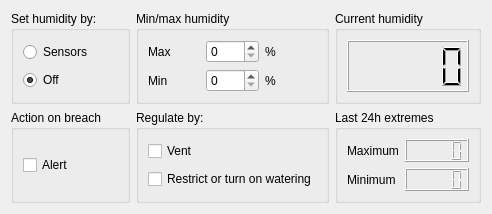
              <widget class="QWidget" name="tab_6">
               <attribute name="title">
                <string>Humidity</string>
               </attribute>
               <layout class="QHBoxLayout" name="horizontalLayout_14">
                <item>
                 <layout class="QGridLayout" name="gridLayout_11">
                  <item row="0" column="1">
                   <widget class="QGroupBox" name="groupBox_13">
                    <property name="title">
                     <string>Min/max humidity</string>
                    </property>
                    <layout class="QHBoxLayout" name="horizontalLayout_16">
                     <item>
                      <layout class="QGridLayout" name="gridLayout_12">
                       <item row="0" column="2">
                        <widget class="QLabel" name="label_18">
                         <property name="text">
                          <string>%</string>
                         </property>
                        </widget>
                       </item>
                       <item row="1" column="2">
                        <widget class="QLabel" name="label_19">
                         <property name="text">
                          <string>%</string>
                         </property>
                        </widget>
                       </item>
                       <item row="0" column="0">
                        <widget class="QLabel" name="label_16">
                         <property name="text">
                          <string>Max</string>
                         </property>
                        </widget>
                       </item>
                       <item row="1" column="0">
                        <widget class="QLabel" name="label_17">
                         <property name="text">
                          <string>Min</string>
                         </property>
                        </widget>
                       </item>
                       <item row="0" column="1">
                        <widget class="QSpinBox" name="humidity_humidity_max"/>
                       </item>
                       <item row="1" column="1">
                        <widget class="QSpinBox" name="humidity_humidity_min"/>
                       </item>
                      </layout>
                     </item>
                    </layout>
                   </widget>
                  </item>
                  <item row="0" column="2">
                   <widget class="QGroupBox" name="groupBox_23">
                    <property name="title">
                     <string>Current humidity</string>
                    </property>
                    <layout class="QHBoxLayout" name="horizontalLayout_31">
                     <item>
                      <layout class="QGridLayout" name="gridLayout_25">
                       <item row="0" column="0">
                        <widget class="QLCDNumber" name="hum_outside_lcdNumber_8"/>
                       </item>
                      </layout>
                     </item>
                    </layout>
                   </widget>
                  </item>
                  <item row="2" column="2">
                   <widget class="QGroupBox" name="groupBox_37">
                    <property name="title">
                     <string>Last 24h extremes</string>
                    </property>
                    <layout class="QHBoxLayout" name="horizontalLayout_66">
                     <item>
                      <layout class="QGridLayout" name="gridLayout_36">
                       <item row="0" column="0">
                        <widget class="QLabel" name="label_88">
                         <property name="text">
                          <string>Maximum</string>
                         </property>
                        </widget>
                       </item>
                       <item row="1" column="0">
                        <widget class="QLabel" name="label_89">
                         <property name="text">
                          <string>Minimum</string>
                         </property>
                        </widget>
                       </item>
                       <item row="0" column="1">
                        <widget class="QLCDNumber" name="lcdNumber_14"/>
                       </item>
                       <item row="1" column="1">
                        <widget class="QLCDNumber" name="lcdNumber_15"/>
                       </item>
                      </layout>
                     </item>
                    </layout>
                   </widget>
                  </item>
                  <item row="0" column="0">
                   <widget class="QGroupBox" name="groupBox_11">
                    <property name="title">
                     <string>Set humidity by:</string>
                    </property>
                    <layout class="QHBoxLayout" name="horizontalLayout_15">
                     <item>
                      <layout class="QVBoxLayout" name="verticalLayout_5">
                       <item>
                        <widget class="QRadioButton" name="humidity_trigers_sensors">
                         <property name="text">
                          <string>Sensors</string>
                         </property>
                        </widget>
                       </item>
                       <item>
                        <widget class="QRadioButton" name="humidity_trigers_off">
                         <property name="text">
                          <string>Off</string>
                         </property>
                         <property name="checked">
                          <bool>true</bool>
                         </property>
                        </widget>
                       </item>
                      </layout>
                     </item>
                    </layout>
                   </widget>
                  </item>
                  <item row="2" column="1">
                   <widget class="QGroupBox" name="groupBox_12">
                    <property name="title">
                     <string>Regulate by:</string>
                    </property>
                    <layout class="QHBoxLayout" name="horizontalLayout_17">
                     <item>
                      <layout class="QGridLayout" name="gridLayout_21">
                       <item row="0" column="0">
                        <widget class="QCheckBox" name="humidity_bool_vent">
                         <property name="text">
                          <string>Vent</string>
                         </property>
                        </widget>
                       </item>
                       <item row="1" column="0">
                        <widget class="QCheckBox" name="humidity_bool_restrict_water">
                         <property name="text">
                          <string>Restrict or turn on watering</string>
                         </property>
                        </widget>
                       </item>
                      </layout>
                     </item>
                    </layout>
                   </widget>
                  </item>
                  <item row="2" column="0">
                   <widget class="QGroupBox" name="groupBox_24">
                    <property name="title">
                     <string>Action on breach</string>
                    </property>
                    <layout class="QHBoxLayout" name="horizontalLayout_32">
                     <item>
                      <layout class="QVBoxLayout" name="verticalLayout_14">
                       <item>
                        <widget class="QCheckBox" name="humidity_bool_alert">
                         <property name="text">
                          <string>Alert</string>
                         </property>
                        </widget>
                       </item>
                      </layout>
                     </item>
                    </layout>
                   </widget>
                  </item>
                 </layout>
                </item>
               </layout>
              </widget>
